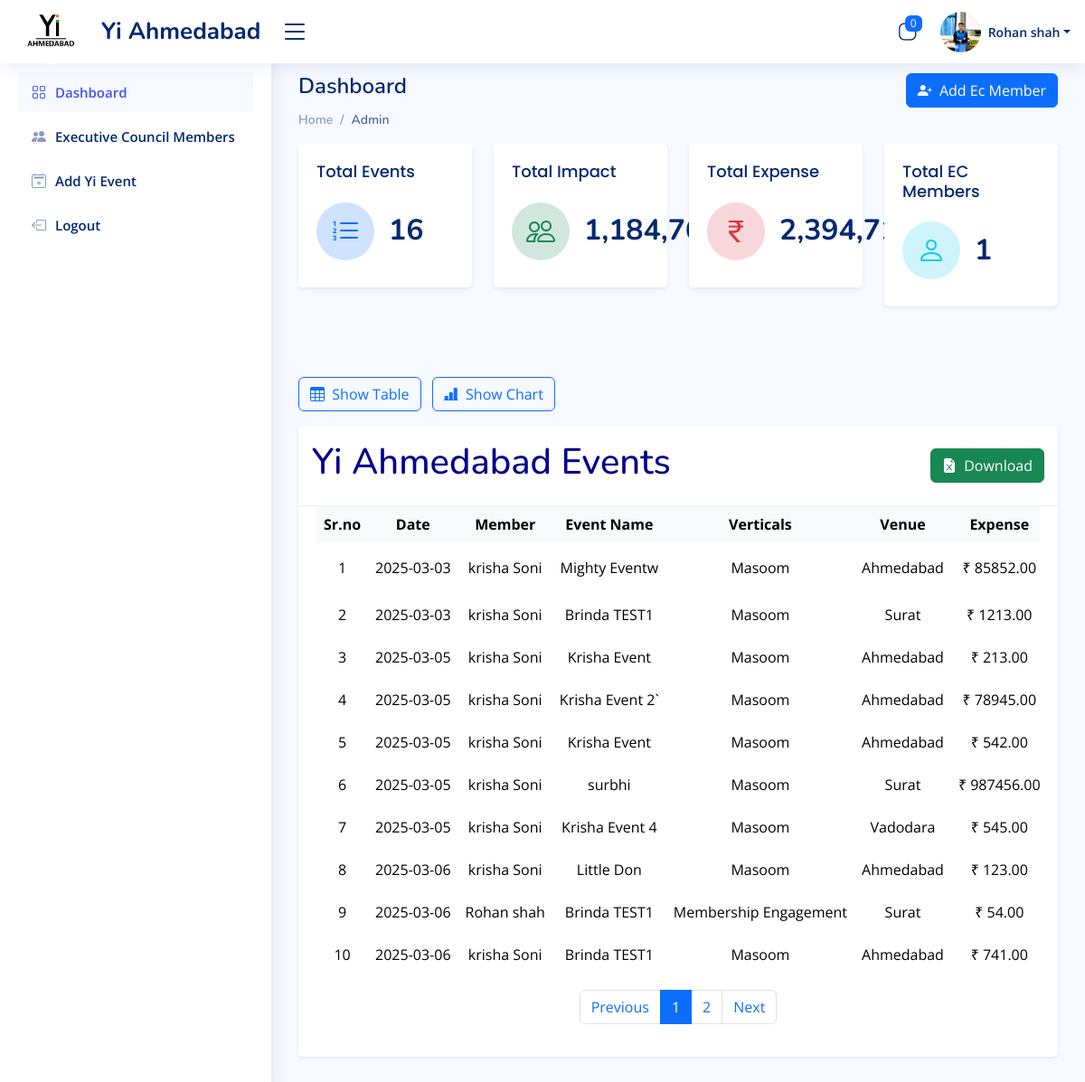
/Admin-Dashboard (signed in), run on an earlier commit of the app's database.
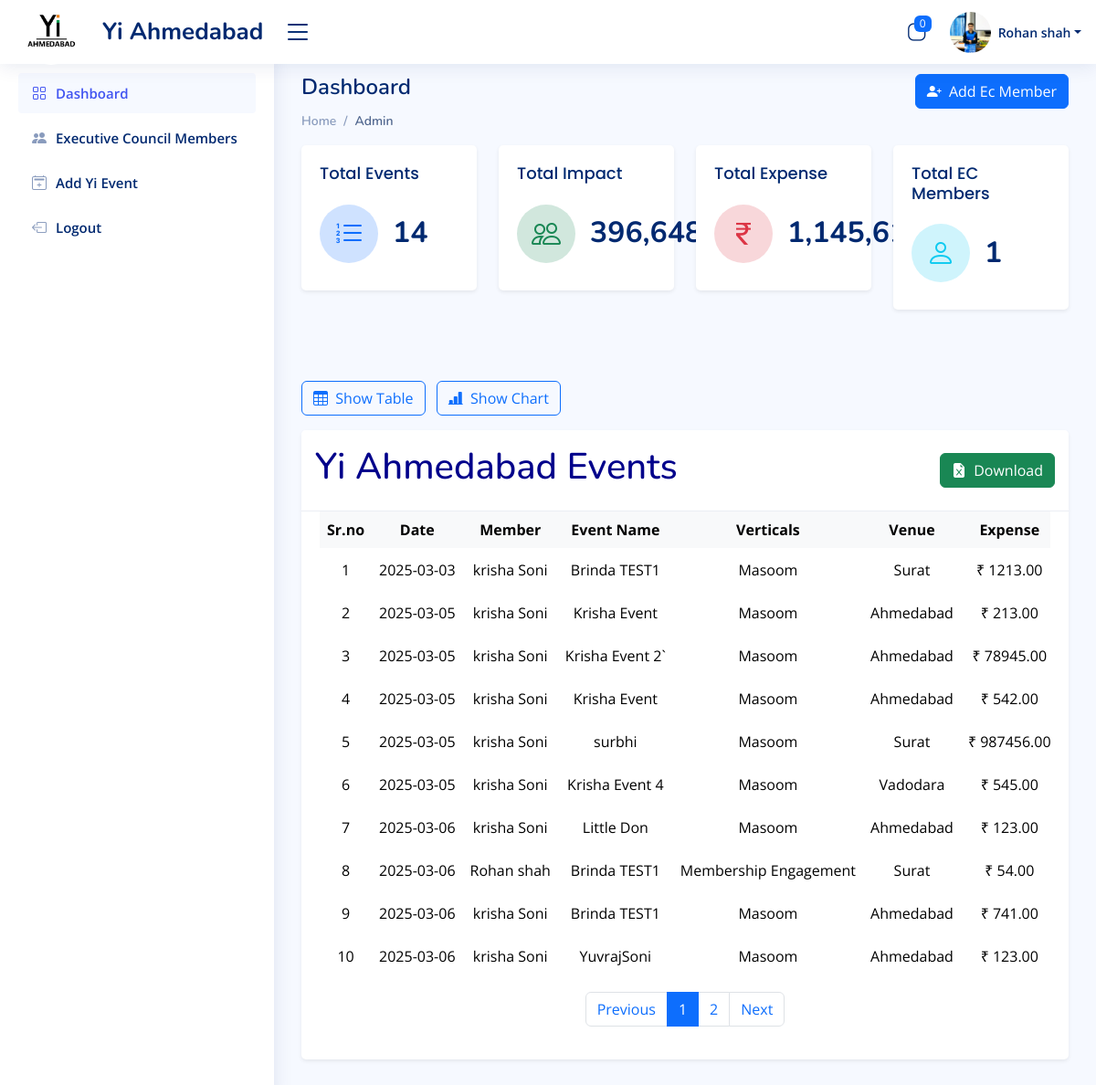
And on a later commit of the database.
### manager_app/models.py (models this page shows)
class Event_Data(models.Model):
    user = models.ForeignKey(LoginSide, on_delete=models.SET_NULL, null=True,db_index=True)
    your_name = models.CharField(max_length=50)
    event_name = models.CharField(max_length=200,blank=True)
    event_venue = models.CharField(max_length=200,blank=True)
    event_expense = models.BigIntegerField(blank=True,default=0)
    date = models.CharField(max_length=200)
    role_yi = models.CharField(max_length=200)
    project_vertical = models.CharField(max_length=200)
    project_stakeholder = models.CharField(max_length=200)
    yi_pillar = models.CharField(max_length=200)
    social_link = models.URLField(max_length=300)
    which_SIG = models.CharField(max_length=200,blank=True,null=True)
    event_handle = models.CharField(max_length=200,blank=True,null=True)
    total_impact = models.BigIntegerField(blank=True,default=1)
    school = models.CharField(max_length=200,blank=True,null=True)
    collage = models.CharField(max_length=200,blank=True,null=True)
    associate_partner = models.CharField(max_length=200,null=True,blank=True)

### admin_app/views.py (the view)
# urls.py: path('Admin-Dashboard',Admin_Dashboard,name='Admin_Dashboard'),
@login_required(login_url='index')
def Admin_Dashboard(request):
    if not request.user.login_role.filter(name='Admin').exists():
        return redirect('Error-Page')
    total_event = Event_Data.objects.count()
    user_id = request.user.id
    total_user_data = LoginSide.objects.exclude(login_role='Admin')
    total_user = total_user_data.count()
    sessions = Session.objects.filter(expire_date__gte=now())
    user_ids = [session.get_decoded().get('_auth_user_id') for session in sessions]
    active_users = LoginSide.objects.filter(id__in=user_ids)  # Get user objects
    active_user_names = [f"{user.first_name} {user.last_name}" for user in active_users]
    active_users_count = LoginSide.objects.filter(is_active=True).count()
    active_users_count = active_users.count()
    total_expense_result = Event_Data.objects.aggregate(Sum('event_expense'))
    total_expense = total_expense_result['event_expense__sum'] if total_expense_result['event_expense__sum'] is not None else 0
    total_impact_result = Event_Data.objects.aggregate(Sum('total_impact'))
    total_impact = total_impact_result['total_impact__sum'] if total_impact_result['total_impact__sum'] is not None else 0
    impact_avg = Event_Data.objects.aggregate(Avg('total_impact'))
    avg_impact = impact_avg['total_impact__avg'] if impact_avg['total_impact__avg'] is not None else 0
    all_user = LoginSide.objects.all().distinct()
    login_role = Login_Role.objects.all().distinct()
    manager_name = Event_Data.objects.all().values_list('your_name', flat=True).distinct()
    search = request.GET.get('search')
    if search and search != 'all':
        event_list = Event_Data.objects.filter(your_name__icontains=search)  # Using icontains for partial match
    else:
        event_list = Event_Data.objects.all()
    context = {
        'user_id':user_id,
        'users_data': all_user,
        'role': login_role,
        'total_manager': total_user,
        'total_event': total_event,
        'total_impact': total_impact ,
        'impact_avg': avg_impact,
        'total_expense': total_expense,
        'events': event_list,
        'm1': manager_name,
        'count':active_users_count,
        'name':active_user_names
    }
    return render(request, 'Admin/AdminDashboard.html', context)

### admin_app/Templates/Admin/AdminDashboard.html (shortened to what the changed rows need)
{% extends "base/base.html" %}
{% load static %}
{% block bodyblock %}
<main id="main" class="main">
  <div class="pagetitle">
    <h1>Dashboard</h1>
    <a href="{% url 'Admin_Signup' %}"> <button type="submit"  class="btn btn-primary"><i class="bi bi-person-plus-fill"></i>&nbsp; Add Ec Member</button></a></div>
  <section class="section dashboard">
    <div class="row mb-4">
      <div class="col-lg-3 col-md-6 col-sm-12 mb-4">
        <div class="card info-card shadow-sm border-0">
          <div class="card-body">
            <div class="d-flex align-items-center">
              <div class="ps-3">
                <h6 class="counts fs-2">{{ total_event|floatformat:"g" }}</h6>
              </div>
            </div>
          </div>
        </div>
      </div>
      <div class="col-lg-3 col-md-6 col-sm-12 mb-4">
        <div class="card info-card shadow-sm border-0">
          <div class="card-body">
            <div class="d-flex align-items-center">
              <div class="ps-3">
                <h6 class="count fs-2">{{ total_impact|floatformat:"g"}}</h6>
              </div>
            </div>
          </div>
        </div>
      </div>
      <div class="col-lg-3 col-md-6 col-sm-12 mb-4">
        <div class="card info-card shadow-sm border-0">
          <div class="card-body">
            <div class="d-flex align-items-center">
              <div class="ps-3">
                <h6 class="count fs-2">{{ total_expense|floatformat:"2g" }}</h6>
              </div>
            </div>
          </div>
        </div>
      </div>
    </div>
    <div class="card shadow-sm border-0 mb-4" id="table">
      <div class="card-header bg-white d-flex justify-content-between align-items-center py-3">
        <div class="d-flex align-items-center">
          <h1 style="color:darkblue">Yi Ahmedabad Events</h1>
        </div>
      </div>
      <div class="card-body">
        <div class="table-responsive">
          <table class="table table-borderless table-hover align-middle" id="eventTable">
            <thead class="table-light" >
              <tr class="text-center text-nowrap">
                <th>Sr.no</th>
                <th>Date</th>
                <th>Member</th>
                <th>Event Name</th>
                <th>Verticals</th>
                <th>Venue</th>
                <th>Expense</th>
              </tr>
            </thead>
            <tbody id="display" >
              {% if events %}
                {% for event in events %}
                  <tr class="text-center text-nowrap"data-bs-toggle="modal" data-bs-target="#editEventModal{{ event.id }}">
                    <td>{{ forloop.counter }}</td>
                    <td>{{ event.date }}</td>
                    <td>{{ event.your_name }}</td>
                    <td>{{ event.event_name }}</td>
                    <td>{{event.project_vertical}}
                    <td>{{ event.event_venue }}</td>
                    <td>₹ {{ event.event_expense|floatformat:"2" }}</td>
                  </tr>
            {% endfor %}
            {% else %}
            <tr>
              <td colspan="17" class="text-center"> No Event available </td>
            </tr>
            {% endif %}
        </tbody>
    </table>
            </div>
        </div>
    </div>
    </section>
  </main>
  {% endblock bodyblock %}

What changed in the data, as far as the page shows it:
removed Event_Data: date "2025-03-03", your_name "krisha Soni", event_name "Mighty Eventw", project_vertical "Masoom", event_venue "Ahmedabad", event_expense "85852.00"
now on this page (row unchanged): Event_Data: date "2025-03-06", your_name "krisha Soni", event_name "YuvrajSoni", project_vertical "Masoom", event_venue "Ahmedabad", event_expense "123.00"
Also different on the page:
{{ total_event|floatformat:"g" }}: "16" → "14"
{{ total_impact|floatformat:"g" }}: "1,184,761" → "396,648"
{{ total_expense|floatformat:"2g" }}: "2,394,715.00" → "1,145,611.00"
